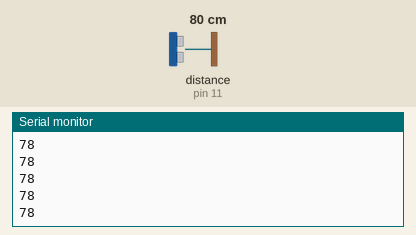
Recording of a sketch running on a simulated Arduino Uno, built with avr-gcc and run on an emulated ATmega328P. On the bench: the last lines printed to the serial monitor. Wiring (inferred from the names in the program): ultrasonic range finder: trigger pin 10; echo pin 11. The inputs (shaded band) are chosen by the test bench; at power-on: distance to the obstacle (sensor on pin 11) 80 cm. The echo pulse lasts 58.3 µs per cm; the audio player accepts every command and is not drawn.

Above: at 1.8 s.
1.9 s: distance to the obstacle (sensor on pin 11) set to 2 cm
At 2.9 s:
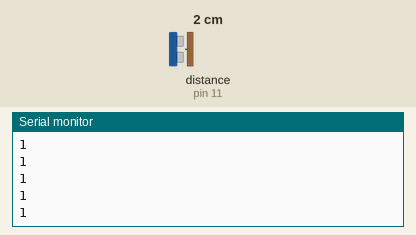
3.4 s: distance to the obstacle (sensor on pin 11) set to 4 cm
At 5.6 s:
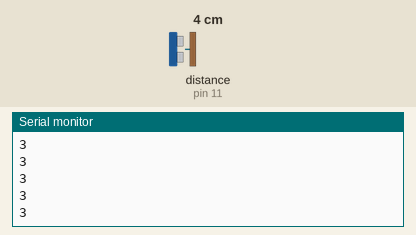
Timing chart, 0 to 7.1 s (numbered marks = the images above; inputs shaded):
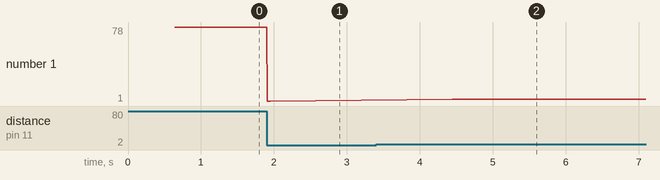

Measured:
- after the input at 1.9 s, the serial monitor: prints a new line at once (image 1)
- after the input at 3.4 s, the serial monitor: prints a new line after 1.0 s (image 2)
- plotted number 1: 78 → 1 after the input at 1.9 s, 1 → 3 after the input at 3.4 s

The sketch:

Cam_bien_sieu_am.ino
```cpp
#include <SoftwareSerial.h>
#include "SoftwareSerial.h"
#include "DFRobotDFPlayerMini.h"

SoftwareSerial mySoftwareSerial(2, 3); // RX nối với TX DFPlayerMini , TX nối với RX DFPlayerMini
DFRobotDFPlayerMini myDFPlayer;

const int trig = 10;     // chân trig của HC-SR04
const int echo = 11;     // chân echo của HC-SR04
void setup()
{


  Serial.begin(9600);
  delay(100);
  mySoftwareSerial.begin(9600);

    pinMode(trig,OUTPUT);   // chân trig sẽ phát tín hiệu
    pinMode(echo,INPUT);    // chân echo sẽ nhận tín hiệu
  Serial.println();
  Serial.println(F("DFRobot DFPlayer Mini Demo"));
  Serial.println(F("Initializing DFPlayer ... (May take 3~5 seconds)"));
 // myDFPlayer.begin(mySoftwareSerial);
  if (!myDFPlayer.begin(mySoftwareSerial)) {  //Use softwareSerial to communicate with mp3.
    Serial.println(F("Unable to begin:"));
    Serial.println(F("1.Please recheck the connection!"));
    Serial.println(F("2.Please insert the SD card!"));
    while(true);
  }
  Serial.println(F("DFPlayer Mini online."));

  myDFPlayer.setTimeOut(1000); //Set serial communictaion time out 500ms

  //----Set volume----
  myDFPlayer.volume(30);  //Set volume value (0~30).
  myDFPlayer.EQ(DFPLAYER_EQ_NORMAL);
 //myDFPlayer.outputDevice(DFPLAYER_DEVICE_U_DISK);
  myDFPlayer.outputDevice(DFPLAYER_DEVICE_SD);
}


void loop()
{ int distance;
  for(int i = 0; i <= 50; i++){
  unsigned long duration; // biến đo thời gian
              // biến lưu khoảng cách

    /* Phát xung từ chân trig */
    digitalWrite(trig,0);   // tắt chân trig
    delayMicroseconds(2);
    digitalWrite(trig,1);   // phát xung từ chân trig
    delayMicroseconds(5);   // xung có độ dài 5 microSeconds
    digitalWrite(trig,0);   // tắt chân trig

    /* Tính toán thời gian */
    // Đo độ rộng xung HIGH ở chân echo.
    duration = pulseIn(echo,HIGH);
    // Tính khoảng cách đến vật.
    distance = int(duration/2/29.412);
   Serial.println(distance);
  }
  if(distance >0 && distance <= 120){//nếu khoảng cách bé hơn 150cm thfi đọc khoảng cách
    if(distance <= 25){
    myDFPlayer.play(0);  // sd:/mp3/0001.mp3
  delay(2500);
    }
  /*  if(distance >= 10){
  myDFPlayer.play(distance/10%10+1);  // sd:/mp3/0001.mp3
  delay(1000);
    }
  myDFPlayer.play(distance%10+1);  // sd:/mp3/0001.mp3
  delay(1000);
  myDFPlayer.play(12);  // sd:/mp3/0001.mp3
  delay(1000);*/
  }
}
```
